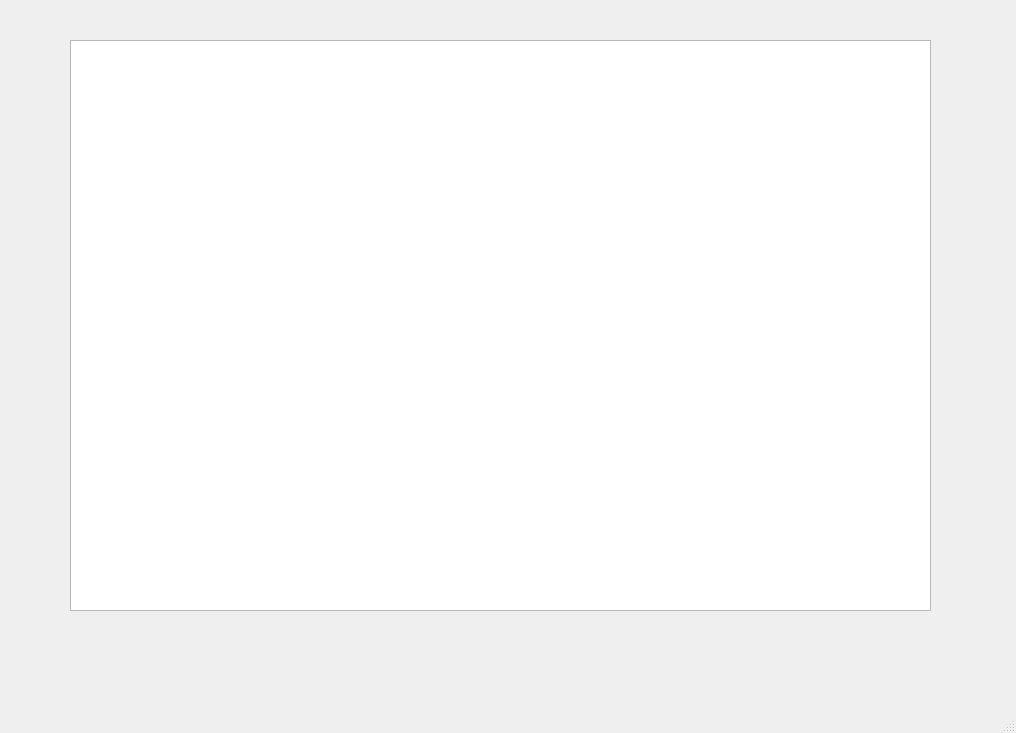
<?xml version="1.0" encoding="UTF-8"?>
<ui version="4.0">
 <class>MainWindow</class>
 <widget class="QMainWindow" name="MainWindow">
  <property name="geometry">
   <rect>
    <x>0</x>
    <y>0</y>
    <width>1016</width>
    <height>733</height>
   </rect>
  </property>
  <property name="windowTitle">
   <string>MainWindow</string>
  </property>
  <widget class="QWidget" name="centralwidget">
   <widget class="GraphicsLayoutWidget" name="plot">
    <property name="geometry">
     <rect>
      <x>70</x>
      <y>40</y>
      <width>861</width>
      <height>571</height>
     </rect>
    </property>
   </widget>
  </widget>
  <widget class="QMenuBar" name="menubar">
   <property name="geometry">
    <rect>
     <x>0</x>
     <y>0</y>
     <width>1016</width>
     <height>22</height>
    </rect>
   </property>
  </widget>
  <widget class="QStatusBar" name="statusbar"/>
 </widget>
 <customwidgets>
  <customwidget>
   <class>GraphicsLayoutWidget</class>
   <extends>QGraphicsView</extends>
   <header location="global">pyqtgraph</header>
  </customwidget>
 </customwidgets>
 <resources/>
 <connections/>
</ui>
